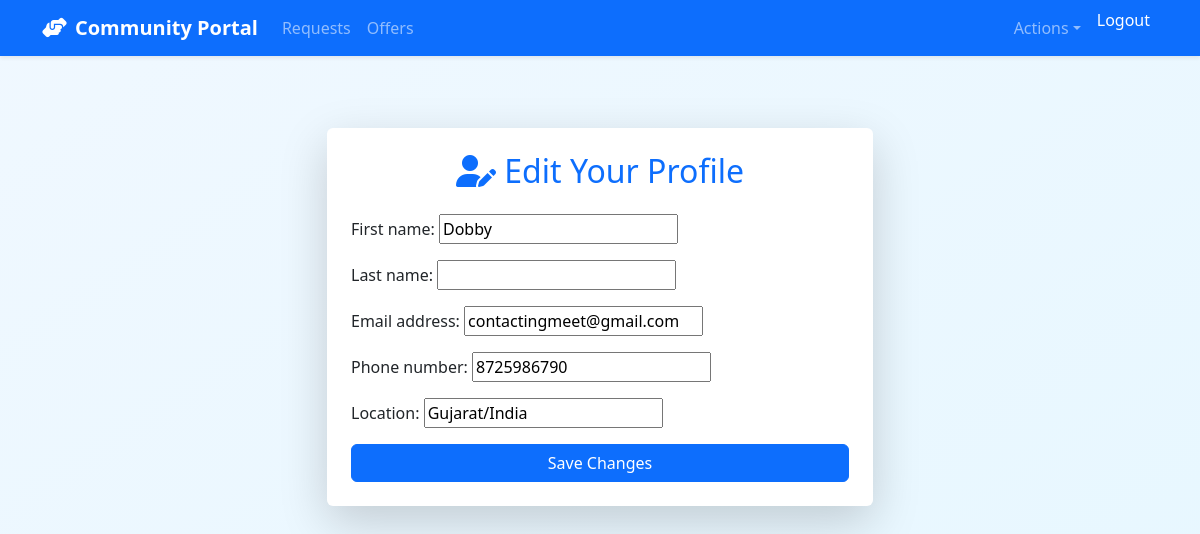
The page /profile/edit/ (signed in) on the database its author committed.
### core/models.py (models this page shows, shortened)
class CustomUser(AbstractUser):
    location = models.CharField(max_length=100, blank=True, null=True)
    phone_number = models.CharField(max_length=20, blank=True, null=True)

### core/views.py (the view)
# urls.py: path('profile/edit/', views.edit_profile, name='edit_profile'),
@login_required
def edit_profile(request):
    user = request.user
    if request.method == 'POST':
        form = ProfileForm(request.POST, instance=user)
        if form.is_valid():
            form.save()
            messages.success(request, "Profile updated successfully.")
            return redirect('home')
    else:
        form = ProfileForm(instance=user)
    return render(request, 'core/edit_profile.html', {'form': form})

### core/forms.py
class ProfileForm(forms.ModelForm):
    class Meta:
        model = CustomUser
        fields = ['first_name', 'last_name', 'email', 'phone_number', 'location']

### core/templates/core/edit_profile.html (shortened to what this page needs)
{% extends "core/base.html" %}
{% block content %}
<div class="row justify-content-center mt-5">
  <div class="col-md-6">
    <div class="card shadow-lg border-0">
      <div class="card-body p-4">
        <h2 class="card-title text-center mb-4 text-primary">
          <i class="fas fa-user-edit"></i> Edit Your Profile
        </h2>
        <form method="post">
          {{ form.as_p }}
          <div class="d-grid mt-3">
            <button type="submit" class="btn btn-primary">Save Changes</button>
          </div>
        </form>
      </div>
    </div>
  </div>
</div>
{% endblock %}

### core/templates/core/base.html (style rules this page uses)
body { background: linear-gradient(to bottom right, #f0f8ff, #e6f7ff); min-height: 100vh; }

### rows shown on the page
CustomUser: first_name "Dobby", email "contactingmeet@gmail.com", phone_number "8725986790", location "Gujarat/India"
